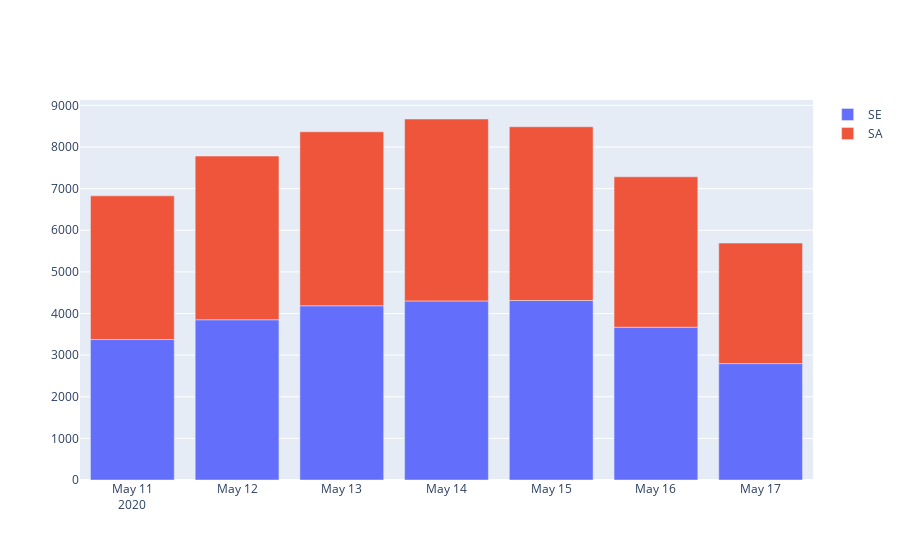

The cell this chart's notebook holds for it:
### Code cell
fig = go.Figure()

fig = fig.add_trace(
            go.Bar(
                name='SE',
                x=df_neutor_last_week['Datum'],
                y=df_neutor_last_week['Neutor FR stadteinwärts'],
                offsetgroup=0
            )
    )
fig.add_trace(
        go.Bar(
                name='SA',
                x=df_neutor_last_week['Datum'],
                y=df_neutor_last_week['Neutor FR stadtauswärts'],
                offsetgroup=0,
                base=df_neutor_last_week['Neutor FR stadteinwärts']
        )
)

### Figure 1 — Plotly figure (JSON) as saved in the notebook; plotly's stock layout.template omitted (floating-point values rounded to 4 significant figures)
{"data": [{"name": "SE", "offsetgroup": "0", "type": "bar", "x": ["2020-05-11T00:00:00", "2020-05-12T00:00:00", "2020-05-13T00:00:00", "2020-05-14T00:00:00", "2020-05-15T00:00:00", "2020-05-16T00:00:00", "2020-05-17T00:00:00"], "y": [3374, 3850, 4186, 4302, 4312, 3670, 2797]}, {"base": [3374, 3850, 4186, 4302, 4312, 3670, 2797], "name": "SA", "offsetgroup": "0", "type": "bar", "x": ["2020-05-11T00:00:00", "2020-05-12T00:00:00", "2020-05-13T00:00:00", "2020-05-14T00:00:00", "2020-05-15T00:00:00", "2020-05-16T00:00:00", "2020-05-17T00:00:00"], "y": [3453, 3932, 4180, 4371, 4175, 3614, 2895]}], "layout": {}}
